Frame 1 (no input): blank canvas, image omitted
Frame 60 (no input): blank canvas, image omitted
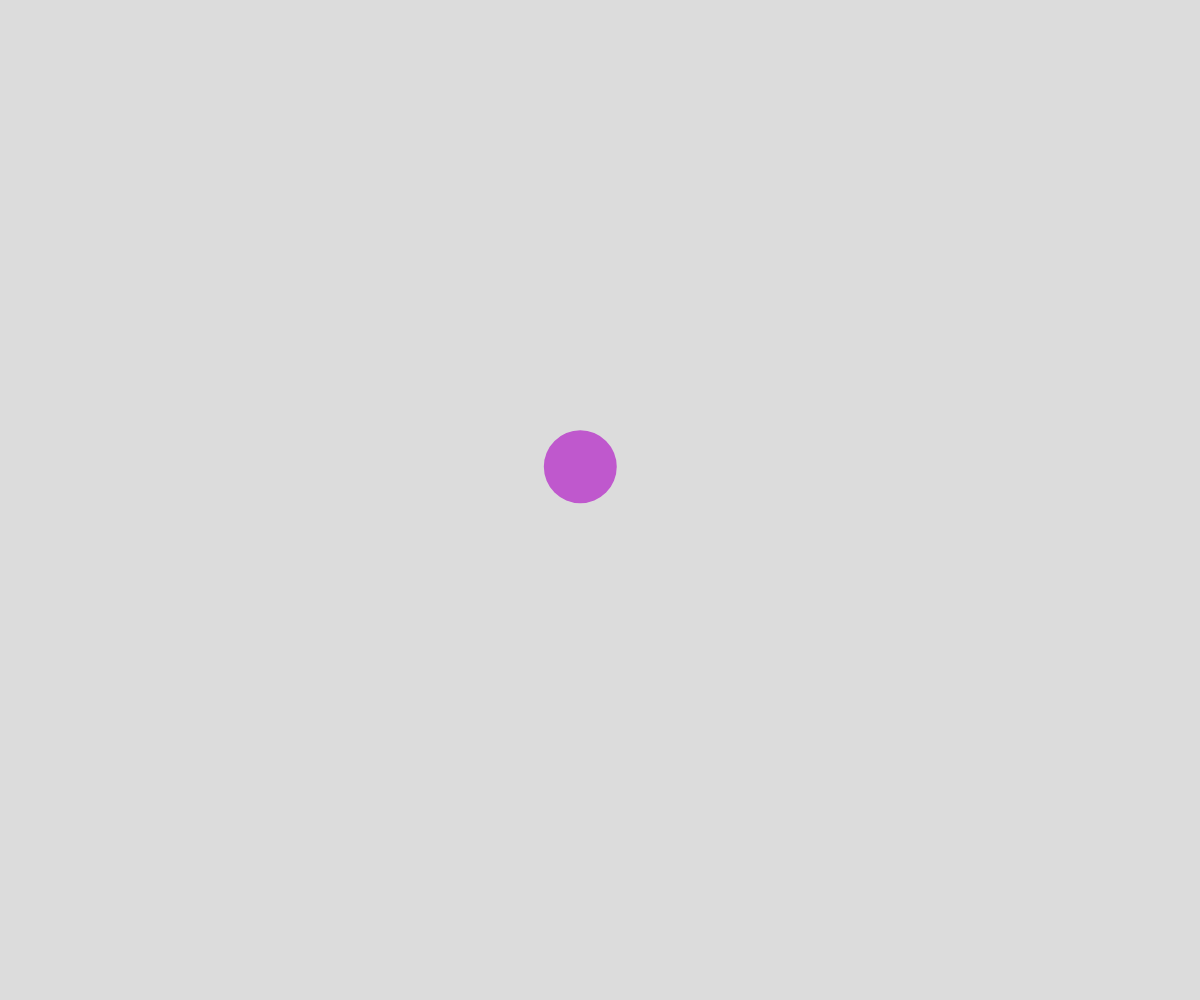
Frame 120 (the mouse pressed at the canvas centre since frame 60)

The p5.js sketch whose frames 1 and 60 were blank and that drew this single picture after the mouse press (run headless with seeded random() and noise() and a simulated clock; from frame 60 on, the mouse is pressed at the canvas centre):

// p5.js sketch
// ── sketch.js
// Connected Nodes OOP Demo

let nodes = [];

function setup() {
  createCanvas(windowWidth, windowHeight);
}

function draw() {
  background(220);

  // draw lines first
  for(let node of nodes) {
    node.uptade();
    node.connectTo(nodes);
  } 
  for (let node of nodes) {
    node.display();
  }
}


class MovingPoint {
  constructor(x, y) {
    this.y = y;
    this.x = x;
    this.xTime = random(1000);
    this.yTime = random(1000);
    this.deltaTime = 0.05;
    this.radius = 25;
    this.speed = 5;
    this.color = color(random(255), random(255), random(255));
    this.reach = 100;
    this.minRadius = 15;
    this.maxRadius = 50;
  }

  display() {
    noStroke();
    fill(this.color);
    circle(this.x, this.y, this.radius*2);
  }

  uptade() {
    this.move();
    this.wrapAroundTheScreen();
    this.adjustSizeByMouse();
  }

  adjustSizeByMouse() {
    let mouseDistance = dist(this.x, this.y, mouseX, mouseY);
    let theSize = map(mouseDistance, 0, this.reach, this.maxRadius, this.minRadius);
    if (mouseDistance < this.reach) {
      this.radius = theSize;
    }
    else {
      this.radius = this.minRadius;
    }
  }

  connectTo(nodesArray) {
    for (let otherNode of nodesArray) {
      if (this !== otherNode) {
        let distanceAway = dist(this.x, this.y, otherNode.x, otherNode.y);
        if (distanceAway < 100) {
          stroke(this.color);
          line(this.x, this.y, otherNode.x, otherNode.y);
        }
      }
    }
  }

  wrapAroundTheScreen() {
    if (this.x < 0) {
      this.x += width;
    }
    if (this.x > width) {
      this.x -= width;
    }
    if (this.y < 0) {
      this.y += height;
    }
    if (this.y > height) {
      this.y -= height;
    }
  }

  move() {
    let dx = noise(this.xTime);
    let dy = noise(this.yTime);
  
    // scale from 0 to 1 
    dx = map(dx, 0, 1, -this.speed, this.speed);
    dy = map(dy, 0, 1, -this.speed, this.speed);
  
    // move point
    this.x += dx;
    this.y += dy;
  
    // move on the time axis
    this.xTime += this.deltaTime;
    this.yTime += this.deltaTime;
  }
}


function mousePressed() {
  let somePoint = new MovingPoint(mouseX, mouseY);
  nodes.push(somePoint);
}
